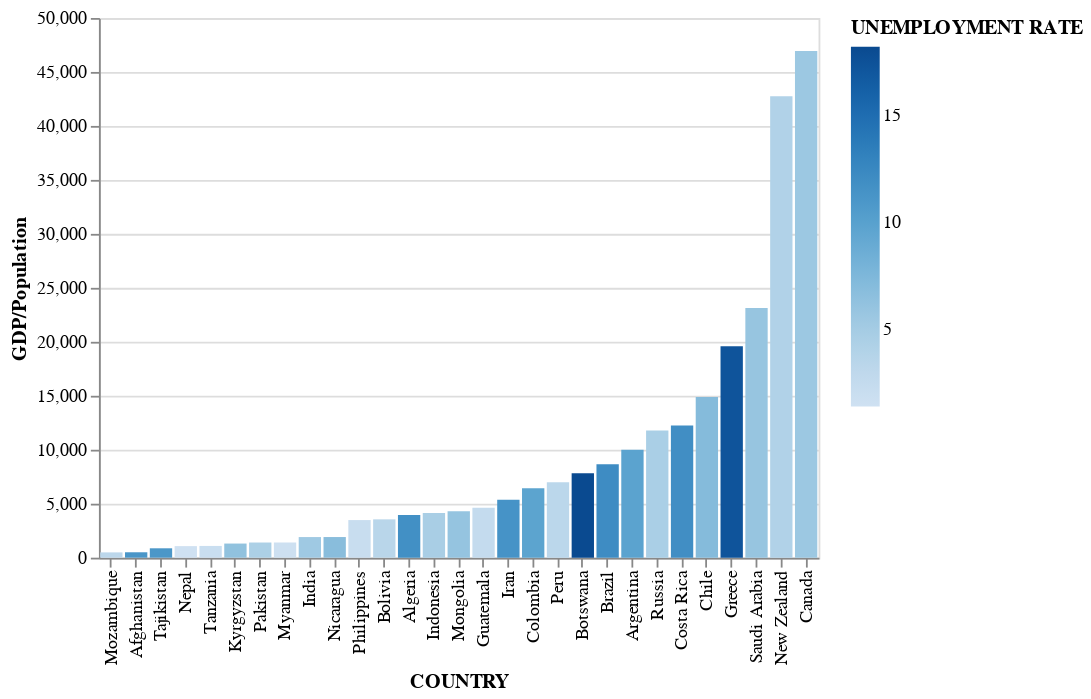

Notebook cell for this chart:
### Code cell
final_dataset = pd.read_csv('final_dataset')
density_hist = alt.Chart(final_dataset).mark_bar().encode(
    alt.X('density:Q', bin=alt.BinParams(maxbins=20)),
    alt.Y('count()')
)
birth_rate_hist = alt.Chart(final_dataset).mark_bar().encode(
    alt.X('BIRTH RATE:Q', bin=alt.BinParams(maxbins=12)),
    alt.Y('count()')
)
co2_hist = alt.Chart(final_dataset).mark_bar().encode(
    alt.X('CO2-EMISSIONS:Q', bin=alt.BinParams(maxbins=12)),
    alt.Y('count()')
)
fert_hist = alt.Chart(final_dataset).mark_bar().encode(
    alt.X('FERTILITY RATE:Q', bin=alt.BinParams(maxbins=12)),
    alt.Y('count()')
)
gdp_plot = alt.Chart(final_dataset).mark_boxplot().encode(
    alt.X('Level Of Corruption'),
    alt.Y('GDP')
).properties(width=400, height=300)
corruptionvsunemployment_plot = alt.Chart(final_dataset).mark_boxplot().encode(
    alt.X('Level Of Corruption'),
    alt.Y('UNEMPLOYMENT RATE')
).properties(width=400, height=300)
country_plot = alt.Chart(final_dataset).mark_circle().encode(
    alt.X('COUNTRY'),
    alt.Y('UNEMPLOYMENT RATE'),
    alt.Color('OFFICIAL LANGUAGE')
).properties(width=400, height=300)
final_dataset['result'] = final_dataset['GDP'] / final_dataset['POPULATION']
country_gdp_plot = alt.Chart(final_dataset).mark_bar().encode(
    alt.X('COUNTRY', sort = 'y'),
    alt.Y('result', title = 'GDP/Population'),
    alt.Color('UNEMPLOYMENT RATE')
).properties(width=400, height=300)
country_gdp_plot

### Figure 1 — Vega-Lite specification as saved in the notebook (floating-point values rounded to 4 significant figures)
{"config": {"view": {"continuousWidth": 300, "continuousHeight": 300}}, "data": {"name": "data-b03b662c659bb7519168008b1c145fbf"}, "mark": {"type": "bar"}, "encoding": {"color": {"field": "UNEMPLOYMENT RATE", "type": "quantitative"}, "x": {"field": "COUNTRY", "sort": "y", "type": "nominal"}, "y": {"field": "result", "title": "GDP/Population", "type": "quantitative"}}, "height": 300, "width": 400, "$schema": "https://vega.github.io/schema/vega-lite/v5.8.0.json", "datasets": {"data-b03b662c659bb7519168008b1c145fbf": [{"Unnamed: 0": 0, "date": "2023-03-21", "COUNTRY": "Afghanistan", "CAPITAL/MAJOR CITY": "Kabul", "CURRENCY-CODE": "AFN", "density": 60, "BIRTH RATE": 32.49, "CO2-EMISSIONS": 8672, "FERTILITY RATE": 4.47, "FORESTED AREA (%)": 2.1, "GDP": 19100000000.0, "INFANT MORTALITY": 47.9, "LIFE EXPECTANCY": 64.5, "MINIMUM WAGE": 0.43, "OFFICIAL LANGUAGE": "Pashto", "PHYSICIANS PER THOUSAND": 0.28, "POPULATION": 38041754, "TOTAL TAX RATE": 71.4, "UNEMPLOYMENT RATE": 11.12, "Generosity": 2, "Ladder score": 1, "Freedom to make life choices": 1, "Level Of Social Support in Society": "Very Low", "Level Of Corruption": "Very High", "result": 502.1}, {"Unnamed: 0": 1, "date": "2003-05-21", "COUNTRY": "Algeria", "CAPITAL/MAJOR CITY": "Algiers", "CURRENCY-CODE": "DZD", "density": 18, "BIRTH RATE": 24.28, "CO2-EMISSIONS": 150006, "FERTILITY RATE": 3.02, "FORESTED AREA (%)": 0.8, "GDP": 170000000000.0, "INFANT MORTALITY": 20.1, "LIFE EXPECTANCY": 76.7, "MINIMUM WAGE": 0.95, "OFFICIAL LANGUAGE": "Arabic", "PHYSICIANS PER THOUSAND": 1.72, "POPULATION": 43053054, "TOTAL TAX RATE": 66.1, "UNEMPLOYMENT RATE": 11.7, "Generosity": 1, "Ladder score": 3, "Freedom to make life choices": 2, "Level Of Social Support in Society": "Very High", "Level Of Corruption": "High", "result": 3948.0}, {"Unnamed: 0": 2, "date": "2023-07-17", "COUNTRY": "Argentina", "CAPITAL/MAJOR CITY": "Buenos Aires", "CURRENCY-CODE": "ARS", "density": 17, "BIRTH RATE": 17.02, "CO2-EMISSIONS": 201348, "FERTILITY RATE": 2.26, "FORESTED AREA (%)": 9.8, "GDP": 449700000000.0, "INFANT MORTALITY": 8.8, "LIFE EXPECTANCY": 76.5, "MINIMUM WAGE": 3.35, "OFFICIAL LANGUAGE": "Spanish", "PHYSICIANS PER THOUSAND": 3.96, "POPULATION": 44938712, "TOTAL TAX RATE": 106.3, "UNEMPLOYMENT RATE": 9.79, "Generosity": 2, "Ladder score": 4, "Freedom to make life choices": 4, "Level Of Social Support in Society": "Very High", "Level Of Corruption": "Very High", "result": 10010.0}, {"Unnamed: 0": 3, "date": "2018-04-02", "COUNTRY": "Bolivia", "CAPITAL/MAJOR CITY": "Sucre", "CURRENCY-CODE": "BOB", "density": 11, "BIRTH RATE": 21.75, "CO2-EMISSIONS": 21606, "FERTILITY RATE": 2.73, "FORESTED AREA (%)": 50.3, "GDP": 40900000000.0, "INFANT MORTALITY": 21.8, "LIFE EXPECTANCY": 71.2, "MINIMUM WAGE": 1.36, "OFFICIAL LANGUAGE": "Spanish", "PHYSICIANS PER THOUSAND": 1.59, "POPULATION": 11513100, "TOTAL TAX RATE": 83.7, "UNEMPLOYMENT RATE": 3.5, "Generosity": 2, "Ladder score": 4, "Freedom to make life choices": 5, "Level Of Social Support in Society": "High", "Level Of Corruption": "Very High", "result": 3552.0}, {"Unnamed: 0": 4, "date": "2017-04-03", "COUNTRY": "Botswana", "CAPITAL/MAJOR CITY": "Gaborone", "CURRENCY-CODE": "BWP", "density": 4, "BIRTH RATE": 24.82, "CO2-EMISSIONS": 6340, "FERTILITY RATE": 2.87, "FORESTED AREA (%)": 18.9, "GDP": 18340000000.0, "INFANT MORTALITY": 30.0, "LIFE EXPECTANCY": 69.3, "MINIMUM WAGE": 0.29, "OFFICIAL LANGUAGE": "English", "PHYSICIANS PER THOUSAND": 0.37, "POPULATION": 2346179, "TOTAL TAX RATE": 25.1, "UNEMPLOYMENT RATE": 18.19, "Generosity": 1, "Ladder score": 2, "Freedom to make life choices": 4, "Level Of Social Support in Society": "High", "Level Of Corruption": "Very High", "result": 7817.0}, {"Unnamed: 0": 5, "date": "2022-06-08", "COUNTRY": "Brazil", "CAPITAL/MAJOR CITY": "Bras���", "CURRENCY-CODE": "BRL", "density": 25, "BIRTH RATE": 13.92, "CO2-EMISSIONS": 462299, "FERTILITY RATE": 1.73, "FORESTED AREA (%)": 58.9, "GDP": 1840000000000.0, "INFANT MORTALITY": 12.8, "LIFE EXPECTANCY": 75.7, "MINIMUM WAGE": 1.53, "OFFICIAL LANGUAGE": "Portuguese", "PHYSICIANS PER THOUSAND": 2.15, "POPULATION": 212559417, "TOTAL TAX RATE": 65.1, "UNEMPLOYMENT RATE": 12.08, "Generosity": 2, "Ladder score": 4, "Freedom to make life choices": 4, "Level Of Social Support in Society": "High", "Level Of Corruption": "High", "result": 8655.0}, {"Unnamed: 0": 6, "date": "2012-10-28", "COUNTRY": "Canada", "CAPITAL/MAJOR CITY": "Ottawa", "CURRENCY-CODE": "CAD", "density": 4, "BIRTH RATE": 10.1, "CO2-EMISSIONS": 544894, "FERTILITY RATE": 1.5, "FORESTED AREA (%)": 38.2, "GDP": 1736000000000.0, "INFANT MORTALITY": 4.3, "LIFE EXPECTANCY": 81.9, "MINIMUM WAGE": 9.51, "OFFICIAL LANGUAGE": "French", "PHYSICIANS PER THOUSAND": 2.61, "POPULATION": 36991981, "TOTAL TAX RATE": 24.5, "UNEMPLOYMENT RATE": 5.56, "Generosity": 3, "Ladder score": 5, "Freedom to make life choices": 5, "Level Of Social Support in Society": "Very High", "Level Of Corruption": "Low", "result": 46940.0}, {"Unnamed: 0": 7, "date": "2020-09-01", "COUNTRY": "Chile", "CAPITAL/MAJOR CITY": "Santiago", "CURRENCY-CODE": "CLP", "density": 26, "BIRTH RATE": 12.43, "CO2-EMISSIONS": 85822, "FERTILITY RATE": 1.65, "FORESTED AREA (%)": 24.3, "GDP": 282300000000.0, "INFANT MORTALITY": 6.2, "LIFE EXPECTANCY": 80.0, "MINIMUM WAGE": 2.0, "OFFICIAL LANGUAGE": "Spanish", "PHYSICIANS PER THOUSAND": 2.59, "POPULATION": 18952038, "TOTAL TAX RATE": 34.0, "UNEMPLOYMENT RATE": 7.09, "Generosity": 2, "Ladder score": 4, "Freedom to make life choices": 4, "Level Of Social Support in Society": "Very High", "Level Of Corruption": "Very High", "result": 14900.0}, {"Unnamed: 0": 8, "date": "2023-05-25", "COUNTRY": "Colombia", "CAPITAL/MAJOR CITY": "Bogot�", "CURRENCY-CODE": "COP", "density": 46, "BIRTH RATE": 14.88, "CO2-EMISSIONS": 97814, "FERTILITY RATE": 1.81, "FORESTED AREA (%)": 52.7, "GDP": 323800000000.0, "INFANT MORTALITY": 12.2, "LIFE EXPECTANCY": 77.1, "MINIMUM WAGE": 1.23, "OFFICIAL LANGUAGE": "Spanish", "PHYSICIANS PER THOUSAND": 2.18, "POPULATION": 50339443, "TOTAL TAX RATE": 71.2, "UNEMPLOYMENT RATE": 9.71, "Generosity": 1, "Ladder score": 4, "Freedom to make life choices": 4, "Level Of Social Support in Society": "High", "Level Of Corruption": "Very High", "result": 6432.0}, {"Unnamed: 0": 9, "date": "2017-11-13", "COUNTRY": "Costa Rica", "CAPITAL/MAJOR CITY": "San Jos������", "CURRENCY-CODE": "CRC", "density": 100, "BIRTH RATE": 13.97, "CO2-EMISSIONS": 8023, "FERTILITY RATE": 1.75, "FORESTED AREA (%)": 54.6, "GDP": 61770000000.0, "INFANT MORTALITY": 7.6, "LIFE EXPECTANCY": 80.1, "MINIMUM WAGE": 1.84, "OFFICIAL LANGUAGE": "Spanish", "PHYSICIANS PER THOUSAND": 2.89, "POPULATION": 5047561, "TOTAL TAX RATE": 58.3, "UNEMPLOYMENT RATE": 11.85, "Generosity": 2, "Ladder score": 4, "Freedom to make life choices": 5, "Level Of Social Support in Society": "Very High", "Level Of Corruption": "High", "result": 12240.0}, {"Unnamed: 0": 10, "date": "2020-10-30", "COUNTRY": "Greece", "CAPITAL/MAJOR CITY": "Athens", "CURRENCY-CODE": "EUR", "density": 81, "BIRTH RATE": 8.1, "CO2-EMISSIONS": 62434, "FERTILITY RATE": 1.35, "FORESTED AREA (%)": 31.7, "GDP": 209900000000.0, "INFANT MORTALITY": 3.6, "LIFE EXPECTANCY": 81.3, "MINIMUM WAGE": 4.46, "OFFICIAL LANGUAGE": "Greek", "PHYSICIANS PER THOUSAND": 5.48, "POPULATION": 10716322, "TOTAL TAX RATE": 51.9, "UNEMPLOYMENT RATE": 17.24, "Generosity": 1, "Ladder score": 4, "Freedom to make life choices": 2, "Level Of Social Support in Society": "High", "Level Of Corruption": "Very High", "result": 19580.0}, {"Unnamed: 0": 11, "date": "2017-06-14", "COUNTRY": "Guatemala", "CAPITAL/MAJOR CITY": "Guatemala City", "CURRENCY-CODE": "GTQ", "density": 167, "BIRTH RATE": 24.56, "CO2-EMISSIONS": 16777, "FERTILITY RATE": 2.87, "FORESTED AREA (%)": 32.7, "GDP": 76710000000.0, "INFANT MORTALITY": 22.1, "LIFE EXPECTANCY": 74.1, "MINIMUM WAGE": 1.6, "OFFICIAL LANGUAGE": "Spanish", "PHYSICIANS PER THOUSAND": 0.35, "POPULATION": 16604026, "TOTAL TAX RATE": 35.2, "UNEMPLOYMENT RATE": 2.46, "Generosity": 2, "Ladder score": 4, "Freedom to make life choices": 5, "Level Of Social Support in Society": "High", "Level Of Corruption": "Very High", "result": 4620.0}, {"Unnamed: 0": 12, "date": "2016-01-03", "COUNTRY": "India", "CAPITAL/MAJOR CITY": "New Delhi", "CURRENCY-CODE": "INR", "density": 464, "BIRTH RATE": 17.86, "CO2-EMISSIONS": 2407672, "FERTILITY RATE": 2.22, "FORESTED AREA (%)": 23.8, "GDP": 2611000000000.0, "INFANT MORTALITY": 29.9, "LIFE EXPECTANCY": 69.4, "MINIMUM WAGE": 0.3, "OFFICIAL LANGUAGE": "Hindi", "PHYSICIANS PER THOUSAND": 0.86, "POPULATION": 1366417754, "TOTAL TAX RATE": 49.7, "UNEMPLOYMENT RATE": 5.36, "Generosity": 3, "Ladder score": 2, "Freedom to make life choices": 5, "Level Of Social Support in Society": "Moderate", "Level Of Corruption": "Very High", "result": 1911.0}, {"Unnamed: 0": 13, "date": "2023-04-24", "COUNTRY": "Indonesia", "CAPITAL/MAJOR CITY": "Jakarta", "CURRENCY-CODE": "IDR", "density": 151, "BIRTH RATE": 18.07, "CO2-EMISSIONS": 563325, "FERTILITY RATE": 2.31, "FORESTED AREA (%)": 49.9, "GDP": 1119000000000.0, "INFANT MORTALITY": 21.1, "LIFE EXPECTANCY": 71.5, "MINIMUM WAGE": 0.48, "OFFICIAL LANGUAGE": "Indonesian", "PHYSICIANS PER THOUSAND": 0.43, "POPULATION": 270203917, "TOTAL TAX RATE": 30.1, "UNEMPLOYMENT RATE": 4.69, "Generosity": 5, "Ladder score": 3, "Freedom to make life choices": 5, "Level Of Social Support in Society": "High", "Level Of Corruption": "Very High", "result": 4142.0}, {"Unnamed: 0": 14, "date": "2017-11-12", "COUNTRY": "Iran", "CAPITAL/MAJOR CITY": "Tehran", "CURRENCY-CODE": "IRR", "density": 52, "BIRTH RATE": 18.78, "CO2-EMISSIONS": 661710, "FERTILITY RATE": 2.14, "FORESTED AREA (%)": 6.6, "GDP": 445300000000.0, "INFANT MORTALITY": 12.4, "LIFE EXPECTANCY": 76.5, "MINIMUM WAGE": 1.58, "OFFICIAL LANGUAGE": "Persian", "PHYSICIANS PER THOUSAND": 1.58, "POPULATION": 82913906, "TOTAL TAX RATE": 44.7, "UNEMPLOYMENT RATE": 11.38, "Generosity": 3, "Ladder score": 3, "Freedom to make life choices": 2, "Level Of Social Support in Society": "High", "Level Of Corruption": "High", "result": 5371.0}, {"Unnamed: 0": 15, "date": "2008-10-05", "COUNTRY": "Kyrgyzstan", "CAPITAL/MAJOR CITY": "Bishkek", "CURRENCY-CODE": "KGS", "density": 34, "BIRTH RATE": 27.1, "CO2-EMISSIONS": 9787, "FERTILITY RATE": 3.3, "FORESTED AREA (%)": 3.3, "GDP": 8455000000.0, "INFANT MORTALITY": 16.9, "LIFE EXPECTANCY": 71.4, "MINIMUM WAGE": 0.09, "OFFICIAL LANGUAGE": "Russian", "PHYSICIANS PER THOUSAND": 1.88, "POPULATION": 6456900, "TOTAL TAX RATE": 29.0, "UNEMPLOYMENT RATE": 6.33, "Generosity": 3, "Ladder score": 4, "Freedom to make life choices": 5, "Level Of Social Support in Society": "Very High", "Level Of Corruption": "Very High", "result": 1309.0}, {"Unnamed: 0": 16, "date": "2021-01-11", "COUNTRY": "Mongolia", "CAPITAL/MAJOR CITY": "Ulaanbaatar", "CURRENCY-CODE": "MNT", "density": 2, "BIRTH RATE": 24.13, "CO2-EMISSIONS": 25368, "FERTILITY RATE": 2.9, "FORESTED AREA (%)": 8.0, "GDP": 13850000000.0, "INFANT MORTALITY": 14.0, "LIFE EXPECTANCY": 69.7, "MINIMUM WAGE": 0.65, "OFFICIAL LANGUAGE": "Mongolian", "PHYSICIANS PER THOUSAND": 2.86, "POPULATION": 3225167, "TOTAL TAX RATE": 25.7, "UNEMPLOYMENT RATE": 6.01, "Generosity": 3, "Ladder score": 4, "Freedom to make life choices": 3, "Level Of Social Support in Society": "Very High", "Level Of Corruption": "Very High", "result": 4295.0}, {"Unnamed: 0": 17, "date": "2006-02-22", "COUNTRY": "Mozambique", "CAPITAL/MAJOR CITY": "Maputo", "CURRENCY-CODE": "MZN", "density": 40, "BIRTH RATE": 37.52, "CO2-EMISSIONS": 7943, "FERTILITY RATE": 4.85, "FORESTED AREA (%)": 48.0, "GDP": 14930000000.0, "INFANT MORTALITY": 54.0, "LIFE EXPECTANCY": 60.2, "MINIMUM WAGE": 0.27, "OFFICIAL LANGUAGE": "Portuguese", "PHYSICIANS PER THOUSAND": 0.08, "POPULATION": 30366036, "TOTAL TAX RATE": 36.1, "UNEMPLOYMENT RATE": 3.24, "Generosity": 2, "Ladder score": 3, "Freedom to make life choices": 5, "Level Of Social Support in Society": "Moderate", "Level Of Corruption": "High", "result": 491.8}, {"Unnamed: 0": 18, "date": "2016-08-24", "COUNTRY": "Myanmar", "CAPITAL/MAJOR CITY": "Naypyidaw", "CURRENCY-CODE": "MMK", "density": 83, "BIRTH RATE": 17.55, "CO2-EMISSIONS": 25280, "FERTILITY RATE": 2.15, "FORESTED AREA (%)": 43.6, "GDP": 76090000000.0, "INFANT MORTALITY": 36.8, "LIFE EXPECTANCY": 66.9, "MINIMUM WAGE": 0.39, "OFFICIAL LANGUAGE": "Burmese", "PHYSICIANS PER THOUSAND": 0.68, "POPULATION": 54045420, "TOTAL TAX RATE": 31.2, "UNEMPLOYMENT RATE": 1.58, "Generosity": 5, "Ladder score": 3, "Freedom to make life choices": 3, "Level Of Social Support in Society": "High", "Level Of Corruption": "High", "result": 1408.0}, {"Unnamed: 0": 19, "date": "2015-05-12", "COUNTRY": "Nepal", "CAPITAL/MAJOR CITY": "Kathmandu", "CURRENCY-CODE": "NPR", "density": 203, "BIRTH RATE": 19.89, "CO2-EMISSIONS": 9105, "FERTILITY RATE": 1.92, "FORESTED AREA (%)": 25.4, "GDP": 30640000000.0, "INFANT MORTALITY": 26.7, "LIFE EXPECTANCY": 70.5, "MINIMUM WAGE": 0.36, "OFFICIAL LANGUAGE": "Nepali", "PHYSICIANS PER THOUSAND": 0.75, "POPULATION": 28608710, "TOTAL TAX RATE": 41.8, "UNEMPLOYMENT RATE": 1.41, "Generosity": 3, "Ladder score": 3, "Freedom to make life choices": 4, "Level Of Social Support in Society": "High", "Level Of Corruption": "Very High", "result": 1071.0}, {"Unnamed: 0": 20, "date": "2016-11-14", "COUNTRY": "New Zealand", "CAPITAL/MAJOR CITY": "Wellington", "CURRENCY-CODE": "NZD", "density": 18, "BIRTH RATE": 11.98, "CO2-EMISSIONS": 34382, "FERTILITY RATE": 1.71, "FORESTED AREA (%)": 38.6, "GDP": 206900000000.0, "INFANT MORTALITY": 4.7, "LIFE EXPECTANCY": 81.9, "MINIMUM WAGE": 11.49, "OFFICIAL LANGUAGE": "English", "PHYSICIANS PER THOUSAND": 3.59, "POPULATION": 4841000, "TOTAL TAX RATE": 34.6, "UNEMPLOYMENT RATE": 4.07, "Generosity": 3, "Ladder score": 5, "Freedom to make life choices": 5, "Level Of Social Support in Society": "Very High", "Level Of Corruption": "Very Low", "result": 42750.0}, {"Unnamed: 0": 21, "date": "2014-04-11", "COUNTRY": "Nicaragua", "CAPITAL/MAJOR CITY": "Managua", "CURRENCY-CODE": "NIO", "density": 55, "BIRTH RATE": 20.64, "CO2-EMISSIONS": 5592, "FERTILITY RATE": 2.4, "FORESTED AREA (%)": 25.9, "GDP": 12520000000.0, "INFANT MORTALITY": 15.7, "LIFE EXPECTANCY": 74.3, "MINIMUM WAGE": 0.54, "OFFICIAL LANGUAGE": "Spanish", "PHYSICIANS PER THOUSAND": 0.98, "POPULATION": 6545502, "TOTAL TAX RATE": 60.6, "UNEMPLOYMENT RATE": 6.84, "Generosity": 2, "Ladder score": 4, "Freedom to make life choices": 5, "Level Of Social Support in Society": "High", "Level Of Corruption": "High", "result": 1913.0}, {"Unnamed: 0": 22, "date": "2013-09-28", "COUNTRY": "Pakistan", "CAPITAL/MAJOR CITY": "Islamabad", "CURRENCY-CODE": "PKR", "density": 287, "BIRTH RATE": 28.25, "CO2-EMISSIONS": 201150, "FERTILITY RATE": 3.51, "FORESTED AREA (%)": 1.9, "GDP": 304400000000.0, "INFANT MORTALITY": 57.2, "LIFE EXPECTANCY": 67.1, "MINIMUM WAGE": 0.69, "OFFICIAL LANGUAGE": "Urdu", "PHYSICIANS PER THOUSAND": 0.98, "POPULATION": 216565318, "TOTAL TAX RATE": 33.9, "UNEMPLOYMENT RATE": 4.45, "Generosity": 2, "Ladder score": 3, "Freedom to make life choices": 4, "Level Of Social Support in Society": "Moderate", "Level Of Corruption": "Very High", "result": 1406.0}, {"Unnamed: 0": 23, "date": "2022-05-26", "COUNTRY": "Peru", "CAPITAL/MAJOR CITY": "Lima", "CURRENCY-CODE": "PEN", "density": 26, "BIRTH RATE": 17.95, "CO2-EMISSIONS": 57414, "FERTILITY RATE": 2.25, "FORESTED AREA (%)": 57.7, "GDP": 226800000000.0, "INFANT MORTALITY": 11.1, "LIFE EXPECTANCY": 76.5, "MINIMUM WAGE": 1.28, "OFFICIAL LANGUAGE": "Spanish", "PHYSICIANS PER THOUSAND": 1.27, "POPULATION": 32510453, "TOTAL TAX RATE": 36.8, "UNEMPLOYMENT RATE": 3.31, "Generosity": 1, "Ladder score": 4, "Freedom to make life choices": 4, "Level Of Social Support in Society": "High", "Level Of Corruption": "Very High", "result": 6978.0}, {"Unnamed: 0": 24, "date": "2022-07-27", "COUNTRY": "Philippines", "CAPITAL/MAJOR CITY": "Manila", "CURRENCY-CODE": "PHP", "density": 368, "BIRTH RATE": 20.55, "CO2-EMISSIONS": 122287, "FERTILITY RATE": 2.58, "FORESTED AREA (%)": 27.8, "GDP": 376800000000.0, "INFANT MORTALITY": 22.5, "LIFE EXPECTANCY": 71.1, "MINIMUM WAGE": 1.12, "OFFICIAL LANGUAGE": "English", "PHYSICIANS PER THOUSAND": 0.6, "POPULATION": 108116615, "TOTAL TAX RATE": 43.1, "UNEMPLOYMENT RATE": 2.15, "Generosity": 2, "Ladder score": 4, "Freedom to make life choices": 5, "Level Of Social Support in Society": "High", "Level Of Corruption": "High", "result": 3485.0}, {"Unnamed: 0": 25, "date": "2020-02-13", "COUNTRY": "Russia", "CAPITAL/MAJOR CITY": "Moscow", "CURRENCY-CODE": "RUB", "density": 9, "BIRTH RATE": 11.5, "CO2-EMISSIONS": 1732027, "FERTILITY RATE": 1.57, "FORESTED AREA (%)": 49.8, "GDP": 1700000000000.0, "INFANT MORTALITY": 6.1, "LIFE EXPECTANCY": 72.7, "MINIMUM WAGE": 0.53, "OFFICIAL LANGUAGE": "Russian", "PHYSICIANS PER THOUSAND": 4.01, "POPULATION": 144373535, "TOTAL TAX RATE": 46.2, "UNEMPLOYMENT RATE": 4.59, "Generosity": 2, "Ladder score": 4, "Freedom to make life choices": 3, "Level Of Social Support in Society": "Very High", "Level Of Corruption": "Very High", "result": 11770.0}, {"Unnamed: 0": 26, "date": "1995-11-22", "COUNTRY": "Saudi Arabia", "CAPITAL/MAJOR CITY": "Riyadh", "CURRENCY-CODE": "SAR", "density": 16, "BIRTH RATE": 17.8, "CO2-EMISSIONS": 563449, "FERTILITY RATE": 2.32, "FORESTED AREA (%)": 0.5, "GDP": 793000000000.0, "INFANT MORTALITY": 6.0, "LIFE EXPECTANCY": 75.0, "MINIMUM WAGE": 3.85, "OFFICIAL LANGUAGE": "Arabic", "PHYSICIANS PER THOUSAND": 2.61, "POPULATION": 34268528, "TOTAL TAX RATE": 15.7, "UNEMPLOYMENT RATE": 5.93, "Generosity": 2, "Ladder score": 4, "Freedom to make life choices": 5, "Level Of Social Support in Society": "Very High", "Level Of Corruption": "High", "result": 23140.0}, {"Unnamed: 0": 27, "date": "2023-02-23", "COUNTRY": "Tajikistan", "CAPITAL/MAJOR CITY": "Dushanbe", "CURRENCY-CODE": "TJS", "density": 68, "BIRTH RATE": 30.76, "CO2-EMISSIONS": 5310, "FERTILITY RATE": 3.59, "FORESTED AREA (%)": 3.0, "GDP": 8117000000.0, "INFANT MORTALITY": 30.4, "LIFE EXPECTANCY": 70.9, "MINIMUM WAGE": 0.23, "OFFICIAL LANGUAGE": "Persian", "PHYSICIANS PER THOUSAND": 1.7, "POPULATION": 9321018, "TOTAL TAX RATE": 67.3, "UNEMPLOYMENT RATE": 11.02, "Generosity": 2, "Ladder score": 3, "Freedom to make life choices": 4, "Level Of Social Support in Society": "High", "Level Of Corruption": "Moderate", "result": 870.8}, {"Unnamed: 0": 28, "date": "2005-12-05", "COUNTRY": "Tanzania", "CAPITAL/MAJOR CITY": "Dodoma", "CURRENCY-CODE": "TZS", "density": 67, "BIRTH RATE": 36.7, "CO2-EMISSIONS": 11973, "FERTILITY RATE": 4.89, "FORESTED AREA (%)": 51.6, "GDP": 63180000000.0, "INFANT MORTALITY": 37.6, "LIFE EXPECTANCY": 65.0, "MINIMUM WAGE": 0.09, "OFFICIAL LANGUAGE": "Swahili", "PHYSICIANS PER THOUSAND": 0.01, "POPULATION": 58005463, "TOTAL TAX RATE": 43.8, "UNEMPLOYMENT RATE": 1.98, "Generosity": 3, "Ladder score": 2, "Freedom to make life choices": 4, "Level Of Social Support in Society": "Moderate", "Level Of Corruption": "Moderate", "result": 1089.0}]}}
